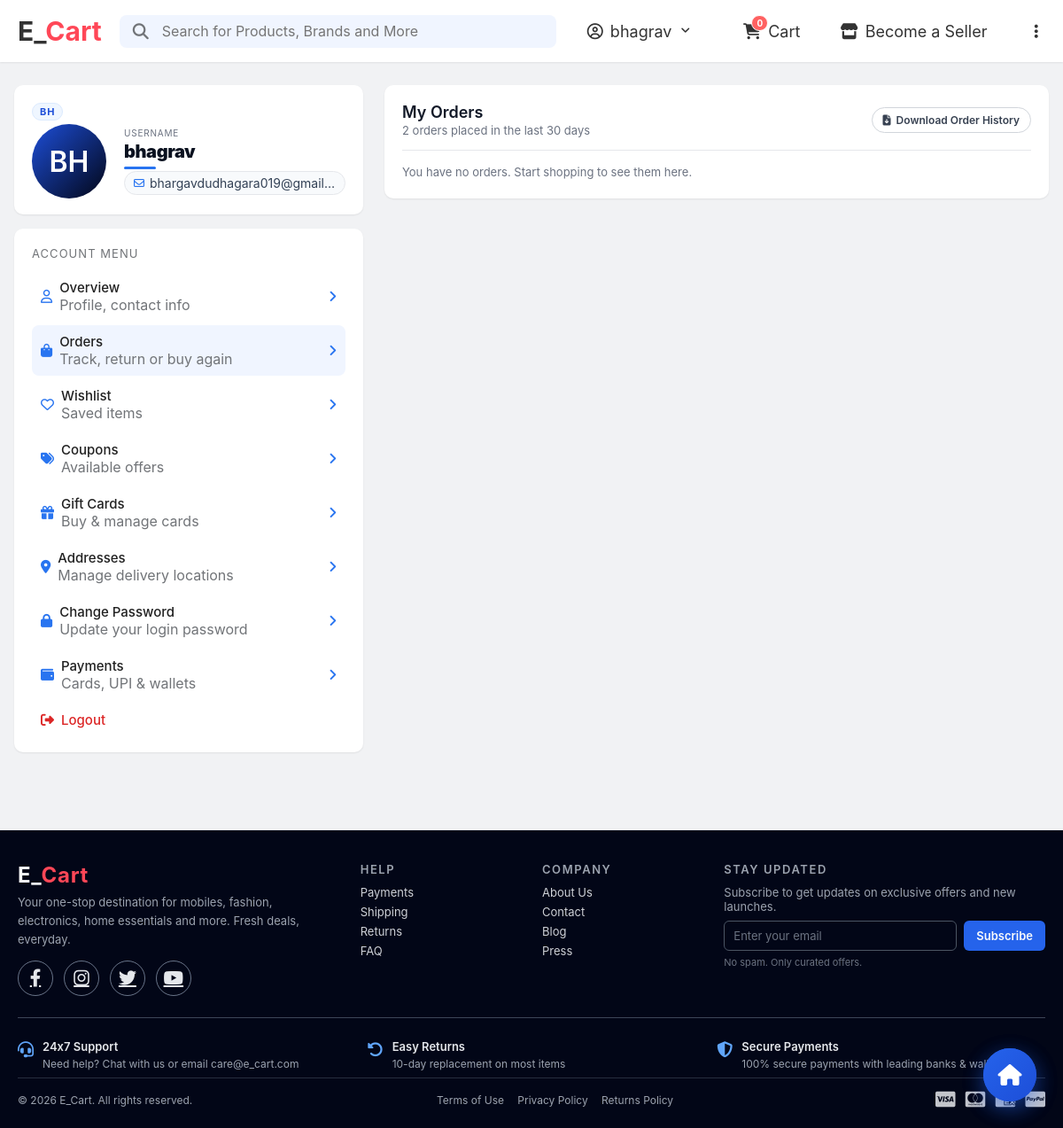
The page /Account_Profile/Order/order.php (signed in) on the database its author committed.
### tables this page shows
CREATE TABLE `users` (
  `id` int NOT NULL,
  `full_name` varchar(100) NOT NULL,
  `email` varchar(100) NOT NULL,
  `role` varchar(20) DEFAULT 'user',
  `password` varchar(255) NOT NULL,
  `created_at` timestamp NULL DEFAULT CURRENT_TIMESTAMP,
  `updated_at` timestamp NULL DEFAULT CURRENT_TIMESTAMP ON UPDATE CURRENT_TIMESTAMP,
  `is_active` tinyint(1) DEFAULT '1',
  `email_verified` tinyint(1) DEFAULT '0',
  `user_type` enum('user','admin') NOT NULL DEFAULT 'user',
  `reset_token` varchar(255) DEFAULT NULL,
  `token_expiry` datetime DEFAULT NULL
);

### Account_Profile/Order/order.php (the view, shortened to what this page needs)
<?php
include '../../Database_file/config.php';
$userId = (int)$_SESSION['user_id'];
$user = null;
$userStmt = $conn->prepare("SELECT id, full_name, email, created_at FROM users WHERE id = ? LIMIT 1");
if ($userStmt) {
    $userStmt->bind_param('i', $userId);
    $userStmt->execute();
    $userRes = $userStmt->get_result();
    $user = $userRes ? $userRes->fetch_assoc() : null;
}
function make_initials($name) {
    $name = trim((string)$name);
    $parts = preg_split('/\s+/', $name);
    $first = strtoupper(substr($parts[0] ?? 'U', 0, 1));
    $second = '';
    if (count($parts) > 1) {
        $second = strtoupper(substr($parts[1] ?? '', 0, 1));
    } elseif (strlen($name) > 1) {
        $second = strtoupper(substr($name, 1, 1));
    }
    $initials = $first . $second;
    return substr($initials, 0, 2);
}
function get_user_data_file_path_orders($userId) {
    return __DIR__ . '/../Profile/user_data/' . $userId . '.json';
}
function read_user_data_orders($userId) {
    $path = get_user_data_file_path_orders($userId);
    if (!file_exists($path)) return [];
    $raw = @file_get_contents($path);
    $data = json_decode($raw, true);
    return is_array($data) ? $data : [];
}
$userData = read_user_data_orders($userId);
$profileInitials = (string)($userData['profile_initials'] ?? '');
if ($profileInitials !== '' && preg_match('/^[A-Za-z]{1,3}$/', $profileInitials)) {
    $initials = strtoupper($profileInitials);
} else {
    $initials = make_initials($user['full_name'] ?? '');
}
$avatarFile = (string)($userData['profile_image'] ?? '');
$avatarUrl = $avatarFile !== '' ? '../../assets/img/' . $avatarFile : '';
$orders = [];
?>
<!DOCTYPE html>
<html lang="en">
<head>
    <link rel="stylesheet" href="https://cdnjs.cloudflare.com/ajax/libs/font-awesome/6.4.0/css/all.min.css">
    <link rel="stylesheet" href="../../assets/css/index.css">
    <link rel="stylesheet" href="../../floating_home.css">
</head>
<body>
 <?php include '../../Header.php'; ?>
    <main class="profile-main">
        <div class="profile-wrapper">
            <aside class="profile-sidebar">
                <div class="profile-card">
                    <div class="profile-header-label profile-initials-label">
                        <span class="profile-initials-value"><?php echo htmlspecialchars($initials); ?></span>
                    </div>
                    <div class="profile-user-row">
                        <div class="profile-avatar">
                            <?php if (!empty($avatarUrl)): ?>
                                <img src="<?php echo htmlspecialchars($avatarUrl); ?>" alt="Profile">
                            <?php else: ?>
                                <?php echo htmlspecialchars($initials); ?>
                            <?php endif; ?>
                        </div>
                        <div class="profile-user-text">
                            <div class="profile-username-label">Username</div>
                            <div class="profile-name"><?php echo htmlspecialchars($user['full_name']); ?></div>
                            <div class="profile-email">
                                <i class="fa-regular fa-envelope"></i>
                                <span><?php echo htmlspecialchars($user['email']); ?></span>
                            </div>
                        </div>
                    </div>
                </div>
                <div class="profile-card">
                    <div class="profile-header-label">Account Menu</div>
                    <div class="profile-menu">
                        <a href="../Profile/profile.php" class="profile-menu-item">
                            <div class="profile-menu-item-left">
                                <i class="fa-regular fa-user"></i>
                                <div>
                                    <span class="profile-menu-label">Overview</span><br>
                                    <span class="profile-menu-meta">Profile, contact info</span>
                                </div>
                            </div>
                            <i class="fa-solid fa-angle-right"></i>
                        </a>
                        <a href="order.php" class="profile-menu-item profile-menu-active">
                            <div class="profile-menu-item-left">
                                <i class="fa-solid fa-bag-shopping"></i>
                                <div>
                                    <span class="profile-menu-label">Orders</span><br>
                                    <span class="profile-menu-meta">Track, return or buy again</span>
                                </div>
                            </div>
                            <i class="fa-solid fa-angle-right"></i>
                        </a>
                        <a href="../Wishlist/wishlist.php" class="profile-menu-item">
                            <div class="profile-menu-item-left">
                                <i class="fa-regular fa-heart"></i>
                                <div>
                                    <span class="profile-menu-label">Wishlist</span><br>
                                    <span class="profile-menu-meta">Saved items</span>
                                </div>
                            </div>
                            <i class="fa-solid fa-angle-right"></i>
                        </a>
                        <a href="../Coupons/coupon.php" class="profile-menu-item">
                            <div class="profile-menu-item-left">
                                <i class="fa-solid fa-tags"></i>
                                <div>
                                    <span class="profile-menu-label">Coupons</span><br>
                                    <span class="profile-menu-meta">Available offers</span>
                                </div>
                            </div>
                            <i class="fa-solid fa-angle-right"></i>
                        </a>
                        <a href="../Gift_Cards/gift.php" class="profile-menu-item">
                            <div class="profile-menu-item-left">
                                <i class="fa-solid fa-gift"></i>
                                <div>
                                    <span class="profile-menu-label">Gift Cards</span><br>
                                    <span class="profile-menu-meta">Buy & manage cards</span>
                                </div>
                            </div>
                            <i class="fa-solid fa-angle-right"></i>
                        </a>
                        <a href="../Address/Address.php" class="profile-menu-item">
                            <div class="profile-menu-item-left">
                                <i class="fa-solid fa-location-dot"></i>
                                <div>
                                    <span class="profile-menu-label">Addresses</span><br>
                                    <span class="profile-menu-meta">Manage delivery locations</span>
                                </div>
                            </div>
                            <i class="fa-solid fa-angle-right"></i>
                        </a>
                        <a href="../Change_pass/change_password.php" class="profile-menu-item">
                            <div class="profile-menu-item-left">
                                <i class="fa-solid fa-lock"></i>
                                <div>
                                    <span class="profile-menu-label">Change Password</span><br>
                                    <span class="profile-menu-meta">Update your login password</span>
                                </div>
                            </div>
                            <i class="fa-solid fa-angle-right"></i>
                        </a>
                        <a href="../Payments/payments.php" class="profile-menu-item">
                            <div class="profile-menu-item-left">
                                <i class="fa-solid fa-wallet"></i>
                                <div>
                                    <span class="profile-menu-label">Payments</span><br>
                                    <span class="profile-menu-meta">Cards, UPI & wallets</span>
                                </div>
                            </div>
                            <i class="fa-solid fa-angle-right"></i>
                        </a>
                        <a href="#" class="profile-menu-item profile-menu-danger">
                            <div class="profile-menu-item-left">
                                <i class="fa-solid fa-right-from-bracket"></i>
                                <span class="profile-menu-label">Logout</span>
                            </div>
                        </a>
                    </div>
                </div>
            </aside>
            <section class="profile-content">
                <div class="profile-section">
                    <div class="orders-header">
                        <div>
                            <h1>My Orders</h1>
                            <div class="orders-header-meta">2 orders placed in the last 30 days</div>
                        </div>
                        <div class="orders-actions">
                            <button type="button" class="btn-small-secondary" onclick="downloadOrderHistory()">
                                <i class="fas fa-file-arrow-down"></i>
                                <span>Download Order History</span>
                            </button>
                        </div>
                    </div>
                    <div class="orders-list">
                        <?php if (!empty($orders)): ?>
                            <?php foreach ($orders as $order): ?>
                                <div class="order-card">
                                    <div class="order-card-top">
                                        <div class="order-id"><?php echo htmlspecialchars($order['order_number'] ?? 'Order #' . $order['id']); ?></div>
                                        <div class="order-status order-status-<?php echo strtolower($order['order_status'] ?? 'pending'); ?>"><?php echo ucfirst($order['order_status'] ?? 'Pending'); ?></div>
                                    </div>
                                    <div class="order-card-meta">
                                        <span>Placed on <?php echo date('d M Y', strtotime($order['created_at'] ?? 'now')); ?></span>
                                        <span>Rs. <?php echo number_format($order['total_amount'] ?? 0, 0); ?> &middot; 1 item</span>
                                    </div>
                                    <div class="order-card-body">
                                        <div class="order-thumb">
                                            <i class="fa-solid fa-box"></i>
                                        </div>
                                        <div>
                                            <div class="order-info-title">Order #<?php echo htmlspecialchars($order['order_number'] ?? $order['id']); ?></div>
                                            <div class="order-info-meta"><?php echo ucfirst($order['order_status'] ?? 'Pending'); ?></div>
                                            <div class="order-info-price">Rs. <?php echo number_format($order['total_amount'] ?? 0, 0); ?></div>
                                        </div>
                                        <div class="order-actions">
                                            <button type="button" class="btn-small-primary" onclick="showOrderDetails(<?php echo $order['id']; ?>)">
                                                <i class="fa-solid fa-circle-info"></i>
                                                <span>View Details</span>
                                            </button>
                                            <button type="button" class="btn-small-secondary" onclick="downloadInvoice(<?php echo $order['id']; ?>)">
                                                <i class="fa-solid fa-file-arrow-down"></i>
                                                <span>Invoice</span>
                                            </button>
                                        </div>
                                    </div>
                                </div>
                            <?php endforeach; ?>
                        <?php else: ?>
                            <div class="orders-empty">You have no orders. Start shopping to see them here.</div>
                        <?php endif; ?>
                    </div>
                </div>
            </section>
        </div>
    </main>
       <?php include "../../Footer.php"; ?>
     <a href="../../index.php" class="floating-home" title="Go to Home">
        <i class="fas fa-home"></i>
    </a>
</body>
</html>

### rows shown on the page
users: full_name "BH", full_name "bhagrav", email "bhargavdudhagara019@gmail…"

### other values the page prints
$_SESSION['full_name'] "bhagrav"
$cart_count "0"
